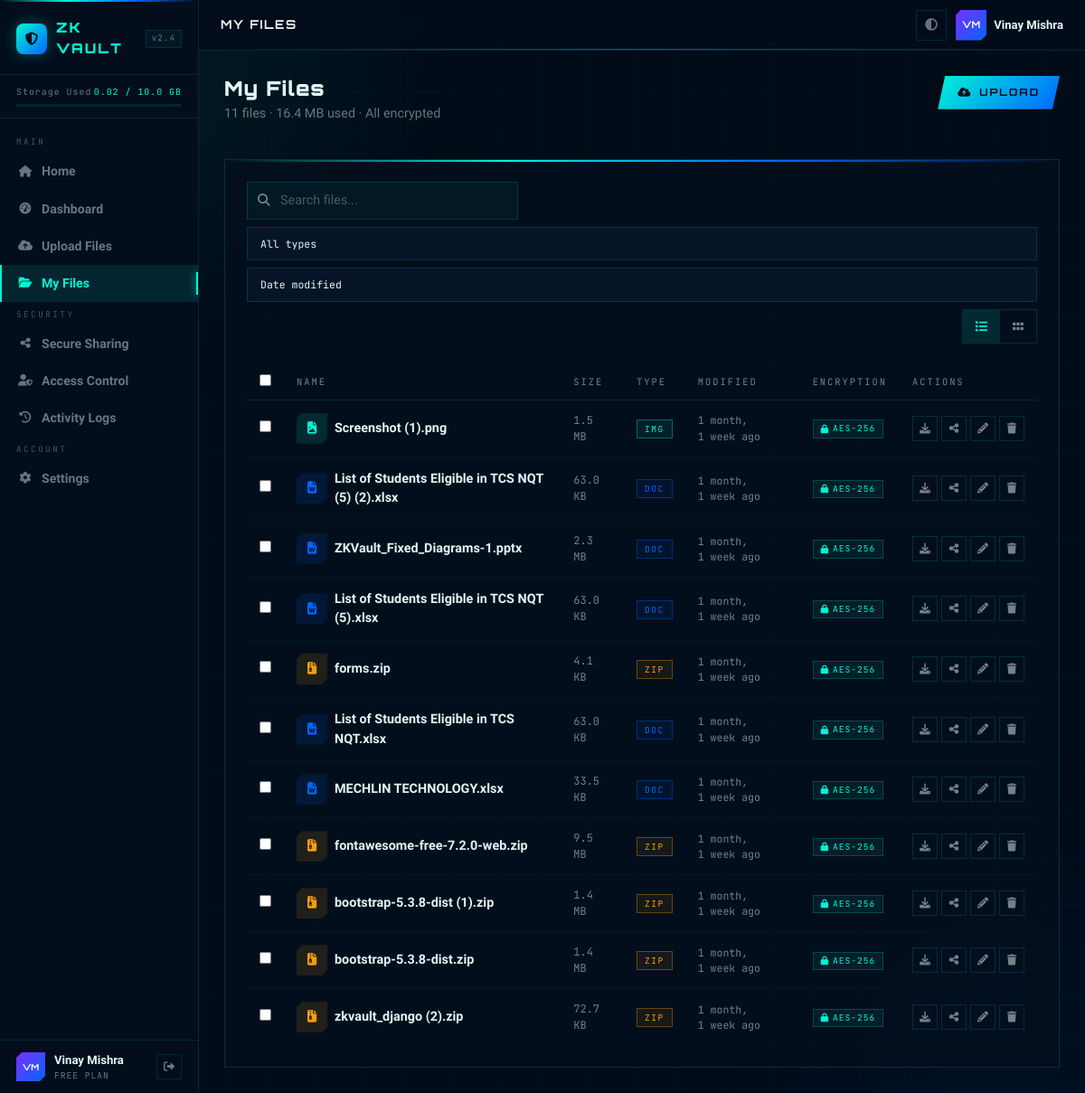
The page /files/ (signed in) on the database its author committed.
### accounts/models.py (models this page shows, shortened)
class UserProfile(models.Model):
    PLAN_CHOICES = [
        ('free', 'Free'),
        ('pro', 'Pro'),
        ('enterprise', 'Enterprise'),
    ]
    THEME_CHOICES = [('dark', 'Dark'), ('light', 'Light')]
    user = models.OneToOneField(User, on_delete=models.CASCADE, related_name='profile')
    storage_used = models.BigIntegerField(default=0)        # bytes
    storage_quota = models.BigIntegerField(default=10737418240)  # 10 GB
    plan = models.CharField(max_length=20, choices=PLAN_CHOICES, default='free')
    theme = models.CharField(max_length=10, choices=THEME_CHOICES, default='dark')
    two_fa_enabled = models.BooleanField(default=False)
    login_notifications = models.BooleanField(default=True)
    share_notifications = models.BooleanField(default=True)
    session_timeout = models.BooleanField(default=True)
    avatar = models.ImageField(upload_to='avatars/', null=True, blank=True)
    is_admin = models.BooleanField(default=False)
    is_suspended = models.BooleanField(default=False)
    created_at = models.DateTimeField(auto_now_add=True)
    updated_at = models.DateTimeField(auto_now=True)
    def storage_used_gb(self):
        return round(self.storage_used / (1024 ** 3), 2)
    def storage_quota_gb(self):
        return round(self.storage_quota / (1024 ** 3), 1)
    def storage_percent(self):
        if self.storage_quota == 0:
            return 0
        return round((self.storage_used / self.storage_quota) * 100, 1)

### vault/models.py (models this page shows, shortened)
class VaultFile(models.Model):
    FILE_TYPE_CHOICES = [
        ('pdf', 'PDF'),
        ('img', 'Image'),
        ('doc', 'Document'),
        ('zip', 'Archive'),
        ('vid', 'Video'),
        ('other', 'Other'),
    ]
    owner = models.ForeignKey(User, on_delete=models.CASCADE, related_name='vault_files')
    name = models.CharField(max_length=255)                     # display name (can be renamed)
    original_name = models.CharField(max_length=255)            # original filename
    file = models.FileField(upload_to=get_file_upload_path)
    file_type = models.CharField(max_length=10, choices=FILE_TYPE_CHOICES, default='other')
    size = models.BigIntegerField(default=0)                    # bytes
    mime_type = models.CharField(max_length=120, blank=True)
    is_encrypted = models.BooleanField(default=True)
    encryption_algo = models.CharField(max_length=20, default='AES-256')
    uploaded_at = models.DateTimeField(auto_now_add=True)
    updated_at = models.DateTimeField(auto_now=True)
    is_deleted = models.BooleanField(default=False)
    deleted_at = models.DateTimeField(null=True, blank=True)
    class Meta:
        ordering = ['-uploaded_at']
    def size_display(self):
        size = self.size
        for unit in ['B', 'KB', 'MB', 'GB']:
            if size < 1024:
                return f"{size:.1f} {unit}" if unit != 'B' else f"{size} {unit}"
            size /= 1024
        return f"{size:.1f} TB"
    def type_icon_class(self):
        return {
            'pdf': 'fa-file-pdf',
            'img': 'fa-file-image',
            'doc': 'fa-file-word',
            'zip': 'fa-file-zipper',
            'vid': 'fa-file-video',
        }.get(self.file_type, 'fa-file')

### vault/views.py (the view)
# urls.py: path('files/', views.files_view, name='files'),
@login_required
def files_view(request):
    qs = VaultFile.objects.filter(owner=request.user, is_deleted=False)
    q = request.GET.get('q', '').strip()
    if q:
        qs = qs.filter(name__icontains=q)
    ftype = request.GET.get('type', '')
    if ftype and ftype != 'all':
        qs = qs.filter(file_type=ftype)
    sort = request.GET.get('sort', '-uploaded_at')
    sort_map = {
        'name': 'name', '-name': '-name',
        'size': 'size', '-size': '-size',
        '-uploaded_at': '-uploaded_at', 'uploaded_at': 'uploaded_at',
    }
    qs = qs.order_by(sort_map.get(sort, '-uploaded_at'))
    paginator   = Paginator(qs, 20)
    files_page  = paginator.get_page(request.GET.get('page', 1))
    total_size = VaultFile.objects.filter(
        owner=request.user, is_deleted=False
    ).aggregate(total=Sum('size'))['total'] or 0
    return render(request, 'vault/files.html', {
        'active_view'  : 'files',
        'files'        : files_page,
        'total_files'  : qs.count(),
        'total_size'   : format_file_size(total_size),
        'search_query' : q,
        'selected_type': ftype,
        'selected_sort': sort,
    })

### vault/utils.py (called while the page is built)
def format_file_size(size_bytes):
    for unit in ['B', 'KB', 'MB', 'GB', 'TB']:
        if size_bytes < 1024.0:
            if unit == 'B':
                return f"{int(size_bytes)} {unit}"
            return f"{size_bytes:.1f} {unit}"
        size_bytes /= 1024.0
    return f"{size_bytes:.1f} PB"

### templates/vault/files.html (shortened to what this page needs)
{% extends 'app_base.html' %}
{% block page_title %}My Files{% endblock %}
{% block content %}
<div class="page-header d-flex align-items-start justify-content-between flex-wrap gap-3">
  <div class="page-header-left">
    <h1>My Files</h1>
    <p>{{ total_files }} file{{ total_files|pluralize }} · {{ total_size }} used · All encrypted</p>
  </div>
  <a href="{% url 'upload' %}" class="btn-zk-primary"><i class="fa-solid fa-cloud-arrow-up"></i> Upload</a>
</div>
<div class="files-card">
  <form method="get" class="d-flex align-items-center flex-wrap gap-2 mb-4" id="filterForm">
    <div class="zk-search-wrap">
      <i class="fa-solid fa-magnifying-glass"></i>
      <input type="text" name="q" placeholder="Search files..." value="{{ search_query }}">
    </div>
    <select name="type" class="zk-select" onchange="this.form.submit()">
      <option value="all" {% if selected_type == 'all' or not selected_type %}selected{% endif %}>All types</option>
    </select>
    <select name="sort" class="zk-select" onchange="this.form.submit()">
      <option value="-uploaded_at" {% if selected_sort == '-uploaded_at' %}selected{% endif %}>Date modified</option>
    </select>
    <div class="view-toggle-zk ms-auto">
      <button type="button" class="view-btn-zk active" id="listViewBtn" onclick="setView('list')"><i class="fa-solid fa-list"></i></button>
      <button type="button" class="view-btn-zk" id="gridViewBtn" onclick="setView('grid')"><i class="fa-solid fa-grip"></i></button>
    </div>
  </form>
  {% if files %}
  <div id="listView">
    <div class="table-responsive">
      <table class="zk-table">
        <thead>
          <tr>
            <th><input type="checkbox" id="selectAll" style="accent-color:var(--zk-primary)"></th>
            <th>Name</th><th>Size</th><th>Type</th><th>Modified</th><th>Encryption</th><th>Actions</th>
          </tr>
        </thead>
        <tbody>
          {% for file in files %}
          <tr data-file-id="{{ file.id }}">
            <td><input type="checkbox" class="file-checkbox" style="accent-color:var(--zk-primary)"></td>
            <td>
              <div class="d-flex align-items-center gap-2">
                <div class="zk-file-icon"
                  style="background:rgba({% if file.file_type == 'pdf' %}255,45,85{% elif file.file_type == 'img' %}0,245,212{% elif file.file_type == 'zip' %}245,158,11{% elif file.file_type == 'vid' %}123,47,255{% else %}0,102,255{% endif %},.12);color:{% if file.file_type == 'pdf' %}#ff2d55{% elif file.file_type == 'img' %}#00f5d4{% elif file.file_type == 'zip' %}#f59e0b{% elif file.file_type == 'vid' %}#7b2fff{% else %}#0066ff{% endif %}">
                  <i class="fa-solid {{ file.type_icon_class }}"></i>
                </div>
                <span class="file-name-cell" data-id="{{ file.id }}" style="font-weight:600;font-size:.9rem">{{ file.name }}</span>
              </div>
            </td>
            <td style="color:var(--zk-muted);font-family:'JetBrains Mono',monospace;font-size:.75rem">{{ file.size_display }}</td>
            <td><span class="zk-badge {{ file.file_type }}">{{ file.file_type|upper }}</span></td>
            <td style="color:var(--zk-muted);font-family:'JetBrains Mono',monospace;font-size:.72rem">{{ file.uploaded_at|timesince }} ago</td>
            <td><span class="enc-badge-zk"><i class="fa-solid fa-lock"></i>{{ file.encryption_algo }}</span></td>
            <td>
              <div class="d-flex gap-1">
                <a href="{% url 'file_download' file.id %}" class="action-btn" title="Download"><i class="fa-solid fa-download"></i></a>
                <a href="{% url 'share' %}?file={{ file.id }}" class="action-btn" title="Share"><i class="fa-solid fa-share-nodes"></i></a>
                <button class="action-btn" title="Rename" onclick="startRename({{ file.id }},'{{ file.name|escapejs }}')"><i class="fa-solid fa-pencil"></i></button>
                <button class="action-btn danger" title="Delete" onclick="openDeleteModal({{ file.id }},'{{ file.name|escapejs }}')"><i class="fa-solid fa-trash"></i></button>
              </div>
            </td>
          </tr>
          {% endfor %}
        </tbody>
      </table>
    </div>
  </div>
  {% else %}
  <div class="empty-state">
    <i class="fa-solid fa-folder-open"></i>
    {% if search_query %}No files matching "{{ search_query }}"{% else %}No files yet. <a href="{% url 'upload' %}" class="zk-link">Upload your first file →</a>{% endif %}
  </div>
  {% endif %}
</div>
{% endblock %}

### templates/app_base.html (shortened to what this page needs)
{% load static %}
<!DOCTYPE html>
<html lang="en" data-theme="dark">
<head>
<link rel="stylesheet" href="https://cdnjs.cloudflare.com/ajax/libs/font-awesome/6.5.0/css/all.min.css">
<link href="https://cdn.jsdelivr.net/npm/bootstrap@5.3.2/dist/css/bootstrap.min.css" rel="stylesheet">
<link rel="stylesheet" href="{% static 'css/zkvault.css' %}">
</head>
<body>
<div class="layout-wrap">
  <aside class="sidebar-zk" id="sidebar">
    <a href="{% url 'dashboard' %}" class="sidebar-logo">
      <div class="sidebar-logo-icon"><i class="fa-solid fa-shield-halved"></i></div>
      <span class="sidebar-brand">ZK VAULT</span>
      <span class="sidebar-ver">v2.4</span>
    </a>
    <div class="sidebar-storage">
      <div class="storage-header">
        <span>Storage Used</span>
        <span style="color:var(--zk-primary)">{{ request.user.profile.storage_used_gb }} / {{ request.user.profile.storage_quota_gb }} GB</span>
      </div>
      <div class="storage-bar-zk">
      </div>
    </div>
    <nav class="sidebar-nav-zk">
      <div class="nav-section-label">Main</div>
      <a href="{% url 'index' %}" class="nav-item-zk">
        <i class="fa-solid fa-house"></i> Home
      </a>
      <a href="{% url 'dashboard' %}" class="nav-item-zk {% if active_view == 'dash' %}active{% endif %}">
        <i class="fa-solid fa-gauge-high"></i> Dashboard
      </a>
      <a href="{% url 'upload' %}" class="nav-item-zk {% if active_view == 'upload' %}active{% endif %}">
        <i class="fa-solid fa-cloud-arrow-up"></i> Upload Files
      </a>
      <a href="{% url 'files' %}" class="nav-item-zk {% if active_view == 'files' %}active{% endif %}">
        <i class="fa-solid fa-folder-open"></i> My Files
      </a>
      <div class="nav-section-label">Security</div>
      <a href="{% url 'share' %}" class="nav-item-zk {% if active_view == 'share' %}active{% endif %}">
        <i class="fa-solid fa-share-nodes"></i> Secure Sharing
      </a>
      <a href="{% url 'access' %}" class="nav-item-zk {% if active_view == 'access' %}active{% endif %}">
        <i class="fa-solid fa-user-shield"></i> Access Control
      </a>
      <a href="{% url 'logs' %}" class="nav-item-zk {% if active_view == 'logs' %}active{% endif %}">
        <i class="fa-solid fa-clock-rotate-left"></i> Activity Logs
      </a>
      <div class="nav-section-label">Account</div>
      <a href="{% url 'settings' %}" class="nav-item-zk {% if active_view == 'settings' %}active{% endif %}">
        <i class="fa-solid fa-gear"></i> Settings
      </a>
    </nav>
    <div class="sidebar-footer-zk">
      <div class="user-card-zk">
        <div class="avatar-zk">{{ request.user.first_name|first|upper }}{{ request.user.last_name|first|upper }}</div>
        <div style="flex:1;overflow:hidden">
          <div class="user-name-zk">{{ request.user.get_full_name|default:request.user.email }}</div>
          <div class="user-plan-zk">{{ request.user.profile.plan|capfirst }} Plan</div>
        </div>
        <a href="{% url 'logout' %}" class="logout-btn" title="Logout">
          <i class="fa-solid fa-right-from-bracket"></i>
        </a>
      </div>
    </div>
  </aside>
  <div class="main-wrap">
    <header class="topbar-zk">
      <div class="topbar-title">{% block page_title %}Dashboard{% endblock %}</div>
      <div class="topbar-actions">
        <button class="topbar-icon-btn" onclick="toggleTheme()" title="Toggle Theme">
          <i class="fa-solid fa-circle-half-stroke"></i>
        </button>
        <div style="display:flex;align-items:center;gap:8px">
          <div class="topbar-avatar">{{ request.user.first_name|first|upper }}{{ request.user.last_name|first|upper }}</div>
          <span class="topbar-name d-none d-md-inline">{{ request.user.get_full_name|default:request.user.email }}</span>
        </div>
      </div>
    </header>
    <div class="page-content-zk">
      {% block content %}{% endblock %}
    </div>
  </div>
</div>
</body>
</html>

### static/css/zkvault.css (style rules this page uses)
:root { --zk-primary: #00f5d4; --zk-secondary: #0066ff; --zk-accent: #7b2fff; --zk-danger: #ff2d55; --zk-warning: #f59e0b; --zk-success: #10b981; --zk-dark: #020b18; --zk-dark-2: #040f1e; --zk-card: rgba(0,245,212,0.04); --zk-border: rgba(0,245,212,0.14); --zk-border-2: rgba(0,245,212,0.28); --zk-glow: 0 0 30px rgba(0,245,212,0.3); --zk-text: #e0f7f4; --zk-muted: rgba(224,247,244,0.5); --zk-font-head: 'Orbitron', monospace; --zk-font-body: 'Rajdhani', sans-serif; --zk-font-mono: 'JetBrains Mono', monospace; }
*, *::before, *::after { margin:0; padding:0; box-sizing:border-box; }
html { scroll-behavior:smooth; }
body { background: var(--zk-dark); color: var(--zk-text); font-family: var(--zk-font-body); min-height: 100vh; overflow-x: hidden; }
.sidebar-brand { font-family: 'Orbitron', monospace; font-weight: 900; font-size: .95rem; letter-spacing: 2px; color: var(--zk-primary); }
.sidebar-ver { font-family: 'JetBrains Mono', monospace; font-size: .58rem; color: var(--zk-muted); border: 1px solid var(--zk-border); padding: 2px 5px; }
.sidebar-storage { padding: 12px 14px; border-bottom: 1px solid var(--zk-border); font-family: 'JetBrains Mono', monospace; font-size: .63rem; color: var(--zk-muted); }
.nav-section-label { font-family: 'JetBrains Mono', monospace; font-size: .56rem; letter-spacing: 2px; text-transform: uppercase; color: var(--zk-muted); padding: 4px 8px 5px; }
.topbar-title { font-family: 'Orbitron', monospace; font-size: .85rem; font-weight: 700; letter-spacing: 1px; color: var(--zk-text); }
.page-header { margin-bottom: 24px; }
select, select option { background: #040f1e; color: #e0f7f4; border: 1px solid var(--zk-border); }
.zk-select { background: #040f1e; color: #e0f7f4; border: 1px solid var(--zk-border); padding: 9px 14px; font-family: 'JetBrains Mono', monospace; font-size: .82rem; width: 100%; cursor: pointer; appearance: none; -webkit-appearance: none; background-repeat: no-repeat; background-position: right 12px center; padding-right: 32px; }

### rows shown on the page
VaultFile: name "Screenshot (1).png", size_display "1.5 MB", file_type "IMG", uploaded_at "1 month, 1 week", encryption_algo "AES-256"
VaultFile: name "List of Students Eligible in TCS NQT (5) (2).xlsx", size_display "63.0 KB", file_type "DOC", uploaded_at "1 month, 1 week", encryption_algo "AES-256"
VaultFile: name "ZKVault_Fixed_Diagrams-1.pptx", size_display "2.3 MB", file_type "DOC", uploaded_at "1 month, 1 week", encryption_algo "AES-256"
VaultFile: name "List of Students Eligible in TCS NQT (5).xlsx", size_display "63.0 KB", file_type "DOC", uploaded_at "1 month, 1 week", encryption_algo "AES-256"
VaultFile: name "forms.zip", size_display "4.1 KB", file_type "ZIP", uploaded_at "1 month, 1 week", encryption_algo "AES-256"
VaultFile: name "List of Students Eligible in TCS NQT.xlsx", size_display "63.0 KB", file_type "DOC", uploaded_at "1 month, 1 week", encryption_algo "AES-256"
VaultFile: name "MECHLIN TECHNOLOGY.xlsx", size_display "33.5 KB", file_type "DOC", uploaded_at "1 month, 1 week", encryption_algo "AES-256"
VaultFile: name "fontawesome-free-7.2.0-web.zip", size_display "9.5 MB", file_type "ZIP", uploaded_at "1 month, 1 week", encryption_algo "AES-256"
VaultFile: name "bootstrap-5.3.8-dist (1).zip", size_display "1.4 MB", file_type "ZIP", uploaded_at "1 month, 1 week", encryption_algo "AES-256"
VaultFile: name "bootstrap-5.3.8-dist.zip", size_display "1.4 MB", file_type "ZIP", uploaded_at "1 month, 1 week", encryption_algo "AES-256"
VaultFile: name "zkvault_django (2).zip", size_display "72.7 KB", file_type "ZIP", uploaded_at "1 month, 1 week", encryption_algo "AES-256"

### other values the page prints
{{ request.user.profile.storage_used_gb }} "0.02"
{{ request.user.profile.storage_quota_gb }} "10.0"
{{ request.user.first_name|first|upper }} "V"
{{ request.user.last_name|first|upper }} "M"
{{ request.user.get_full_name|default:request.user.email }} "Vinay Mishra"
{{ request.user.profile.plan|capfirst }} "FREE"
{{ total_files }} "11"
{{ total_size }} "16.4 MB"
